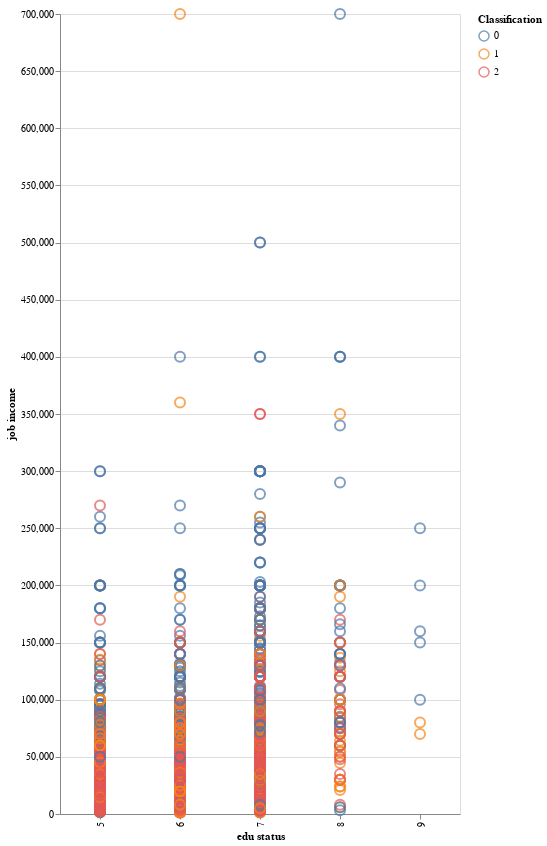

This figure's notebook cell:
### Markdown cell above
## Data Visualizations

### Code cell
edu_order = ["5","6","7","8","9"]
c1 = alt.Chart(df, width=400, height=800).mark_point(size=100).encode(
    x=alt.X("edu status:O", sort=edu_order, title="edu status"), 
    y=alt.Y("job income:Q",title="job income"),
    color=alt.Color("Classification:O", scale=alt.Scale(scheme="tableau10")),
    tooltip=["edu status:O","job income:Q","Classification:O"]
)

c1

### Figure 1 — Vega-Lite specification as saved in the notebook (floating-point values rounded to 4 significant figures; data arrays with more than 128 entries replaced by an {"elided": "..."} marker saying what was removed)
{"config": {"view": {"continuousWidth": 300, "continuousHeight": 300}}, "data": {"name": "data-e28f0622d9cc568e02b67e9c7985a2df"}, "mark": {"type": "point", "size": 100}, "encoding": {"color": {"field": "Classification", "scale": {"scheme": "tableau10"}, "type": "ordinal"}, "tooltip": [{"field": "edu status", "type": "ordinal"}, {"field": "job income", "type": "quantitative"}, {"field": "Classification", "type": "ordinal"}], "x": {"field": "edu status", "sort": ["5", "6", "7", "8", "9"], "title": "edu status", "type": "ordinal"}, "y": {"field": "job income", "title": "job income", "type": "quantitative"}}, "height": 800, "width": 400, "$schema": "https://vega.github.io/schema/vega-lite/v5.8.0.json", "datasets": {"data-e28f0622d9cc568e02b67e9c7985a2df": {"elided": "3328 records"}}}
